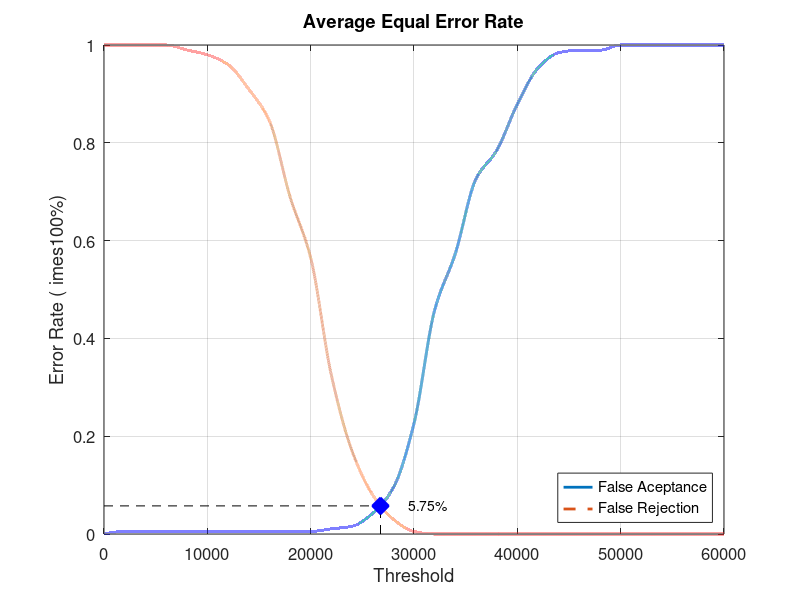
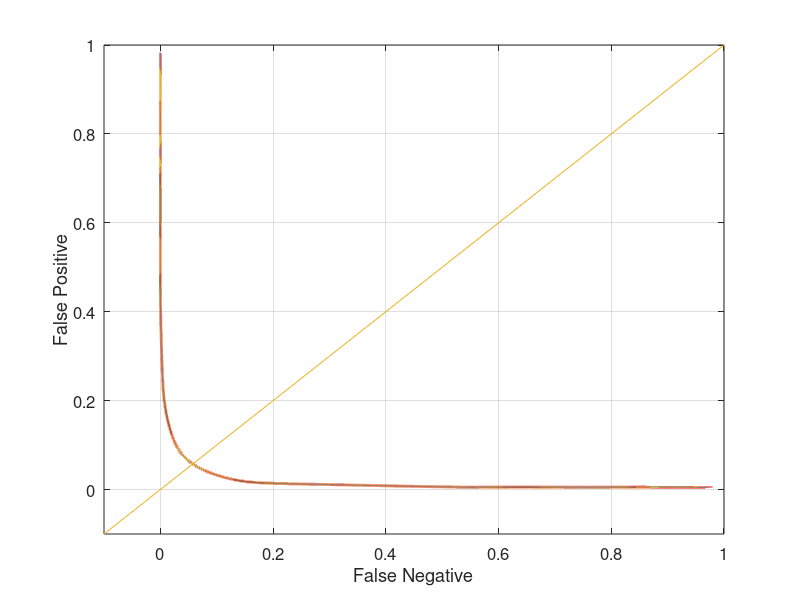

Write MATLAB code to recreate these figures, in order.
close all;
clear;
clc;
x = 0:2000:60000;
xq = 0:0.5:60000;

y0 = [0 0.00526316 0.00526316 0.00526316 0.00526316 0.00526316 0.00526316 0.00526316 0.00526316 0.00526316 0.00526316 0.0105263 0.0157895 0.0421053 0.0947368 0.226316 0.457895 0.573684 0.726316 0.784211 0.878947 0.952632 0.984211 0.989474 0.989474 1 1 1 1 1 1]
yy0 = interp1(x, y0, xq, 'pchip');
y1 = [1 1 1 1 0.99 0.98 0.96 0.91 0.845 0.69 0.565 0.325 0.17 0.08 0.03 0.005 0 0 0 0 0 0 0 0 0 0 0 0 0 0 0]
yy1 = interp1(x, y1, xq, 'pchip');

% Calculating EER: 
y2 = abs(y0 - y1);
find(y2 == min(y2))
yy2 = abs(yy0 - yy1);
xEER = find(yy2 == min(yy2));
xEERIndex = xq(xEER) % X-axis EER
yEER = yy0(xEER) % Y-axis EER

main = figure
plot(xq, yy0,'-','LineWidth', 2);	hold on
plot(xq, yy1,'--','LineWidth', 2);	hold on
plot([xEERIndex xEERIndex], [0 yEER], 'k--');	hold on
plot([0 xEERIndex], [yEER yEER], 'k--');	hold on
plot(xEERIndex, yEER, 'bx', 'LineWidth', 10);	hold on
text(xEERIndex + 10 * xEERIndex / 100, yEER, [num2str(round((10000 * yEER)) / 100) '%'])
legend('False Aceptance', 'False Rejection', 'Location', 'SouthEast')
xlabel('Threshold')
ylabel('Error Rate (	imes100%)')
title('Average Equal Error Rate')
set(gca, 'FontSize', 12)
axis([0 60000 0 1])
grid on

print(main, 'Database2_2Main', '-dpng');
FNRxFPR = figure('Color', [1 1 1]);
plot(yy1, yy0, '-', yy1, yy0, 'LineWidth', 2);
hold on
y = -0.1:0.1:1
plot(y, y); 
set(gca, 'FontSize', 12)
xlabel('False Negative')
ylabel('False Positive')
axis([-0.1 1 -0.1 1])
set(gca, 'FontSize', 12)
grid on

print(FNRxFPR, 'Database2_2FNRxFPR','-dpng');
